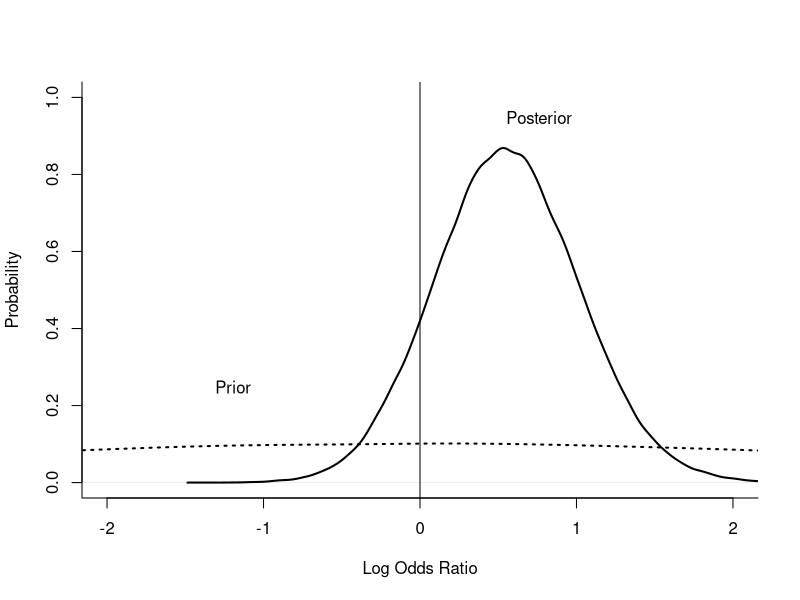

Source code (R):
n1<-101
n2<-25

case1<-101*.495
case2<-25*.36

a1<-b1<-5
a1<-b1<-.5
#b1<-7.5

#a1<-10
#b1<-15
prior1<-rbeta(100000,a1,b1)
prior2<-rbeta(100000,a1,b1)

ORprior<-(prior1/(1-prior1))/(prior2/(1-prior2))
quantile(ORprior,c(.025,.975))
mean(ORprior)

p1post<-rbeta(100000,a1+case1,b1+n1-case1)
p2post<-rbeta(100000,a1+case2,b1+n2-case2)

ORpost<-(p1post/(1-p1post))/(p2post/(1-p2post))
quantile(ORpost,c(.025,.975))

mean(ORpost>1)
median(ORpost)
quantile(ORpost,c(.025,.975))

#pdf(file="/Users/cpedroza/Documents/CLEARplot.pdf")
plot(density(log(ORprior)),xlim=c(-2,2),ylim=c(0,1),xlab="Log Odds Ratio",
     ylab="Probability", main="",lty=3,lwd=2,bty="l")
  
lines(density(log(ORpost)),lwd=2)
#a1<-b1<-.5
#p1post<-rbeta(100000,a1+case1,b1+n1-case1)
#p2post<-rbeta(100000,a1+case2,b1+n2-case2)

#ORpost<-(p1post/(1-p1post))/(p2post/(1-p2post))
#lines(density(log(ORpost)),lty=2,lwd=2)

legend(-1.5,.3,"Prior",bty="n")
legend(.36,1,"Posterior",bty="n")
#legend(1.1,.3,"Current Data",bty="n")
abline(v=0)
#dev.off()

RRpost<-p1post/p2post

x<-seq(0,1,length=1000)

y<-dbeta(x,a1,b1)/dbeta(x,a1,b1)



